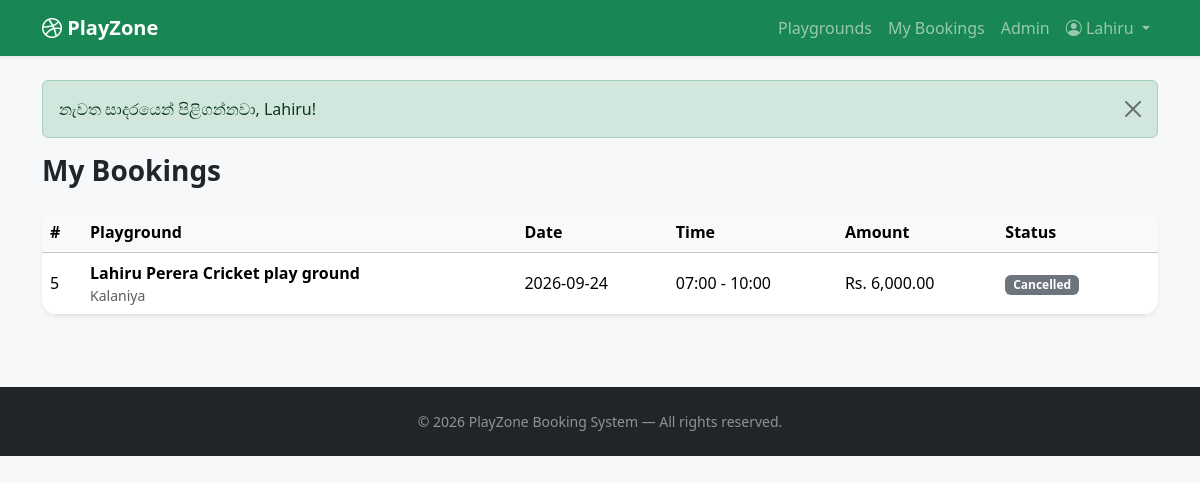
The page /my_bookings.php (signed in) on the database its author committed.
### tables this page shows
CREATE TABLE `bookings` (
  `id` int(11) NOT NULL,
  `user_id` int(11) NOT NULL,
  `playground_id` int(11) NOT NULL,
  `booking_date` date NOT NULL,
  `start_time` time NOT NULL,
  `end_time` time NOT NULL,
  `total_amount` decimal(10,2) NOT NULL,
  `status` enum('pending','confirmed','cancelled','completed') DEFAULT 'pending',
  `payment_status` enum('unpaid','paid','refunded') DEFAULT 'unpaid',
  `created_at` timestamp NOT NULL DEFAULT current_timestamp()
);

CREATE TABLE `playgrounds` (
  `id` int(11) NOT NULL,
  `name` varchar(150) NOT NULL,
  `location` varchar(255) NOT NULL,
  `description` text DEFAULT NULL,
  `price_per_hour` decimal(10,2) NOT NULL,
  `open_time` time DEFAULT '06:00:00',
  `close_time` time DEFAULT '23:00:00',
  `image` varchar(255) DEFAULT NULL,
  `status` tinyint(1) DEFAULT 1,
  `created_at` timestamp NOT NULL DEFAULT current_timestamp()
);

### includes/functions.php (called while the page is built, shortened)
<?php
function e($v) {
    return htmlspecialchars($v ?? '', ENT_QUOTES, 'UTF-8');
}

### my_bookings.php (the view, shortened to what this page needs)
<?php
require_once 'config/database.php';
require_once 'includes/functions.php';
$stmt = $pdo->prepare(
   "SELECT b.*, p.name AS pg_name, p.location
    FROM bookings b
    JOIN playgrounds p ON p.id = b.playground_id
    WHERE b.user_id = ?
    ORDER BY b.booking_date DESC, b.start_time DESC");
$stmt->execute([$_SESSION['user_id']]);
$rows = $stmt->fetchAll();
require 'includes/header.php';
$badge = [
  'pending'   => 'warning',
  'confirmed' => 'success',
  'cancelled' => 'secondary',
  'completed' => 'primary',
];
?>
<h3 class="fw-bold mb-4">My Bookings</h3>
<?php if (!$rows): ?>
  <div class="alert alert-info">
    තවම booking කිසිවක් නැහැ.
    <a href="index.php" class="fw-bold">Playground එකක් තෝරන්න →</a>
  </div>
<?php else: ?>
  <div class="table-responsive bg-white rounded-4 shadow-sm">
    <table class="table align-middle mb-0">
      <thead class="table-light">
        <tr>
          <th>#</th><th>Playground</th><th>Date</th>
          <th>Time</th><th>Amount</th><th>Status</th><th></th>
        </tr>
      </thead>
      <tbody>
      <?php foreach ($rows as $b): ?>
        <tr>
          <td><?= $b['id'] ?></td>
          <td>
            <div class="fw-semibold"><?= e($b['pg_name']) ?></div>
            <div class="text-muted small"><?= e($b['location']) ?></div>
          </td>
          <td><?= e($b['booking_date']) ?></td>
          <td><?= substr($b['start_time'],0,5) ?> - <?= substr($b['end_time'],0,5) ?></td>
          <td>Rs. <?= number_format($b['total_amount'],2) ?></td>
          <td>
            <span class="badge bg-<?= $badge[$b['status']] ?? 'secondary' ?>">
              <?= ucfirst($b['status']) ?>
            </span>
          </td>
          <td>
          </td>
        </tr>
      <?php endforeach; ?>
      </tbody>
    </table>
  </div>
<?php endif; ?>
<?php require 'includes/footer.php'; ?>

### assets/css/style.css (style rules this page uses)
body { background:#f6f8fa; font-family: system-ui, -apple-system, "Segoe UI", Roboto, sans-serif; }

### rows shown on the page
bookings: id "5", playground.name "Lahiru Perera Cricket play ground", playground.location "Kalaniya", booking_date "2026-09-24", start_time "07:00", end_time "10:00", total_amount "6,000.00", status "Cancelled"

### other values the page prints
$_SESSION['name'] "Lahiru"
$_SESSION['flash'] "නැවත සාදරයෙන් පිළිගන්නවා, Lahiru!"
